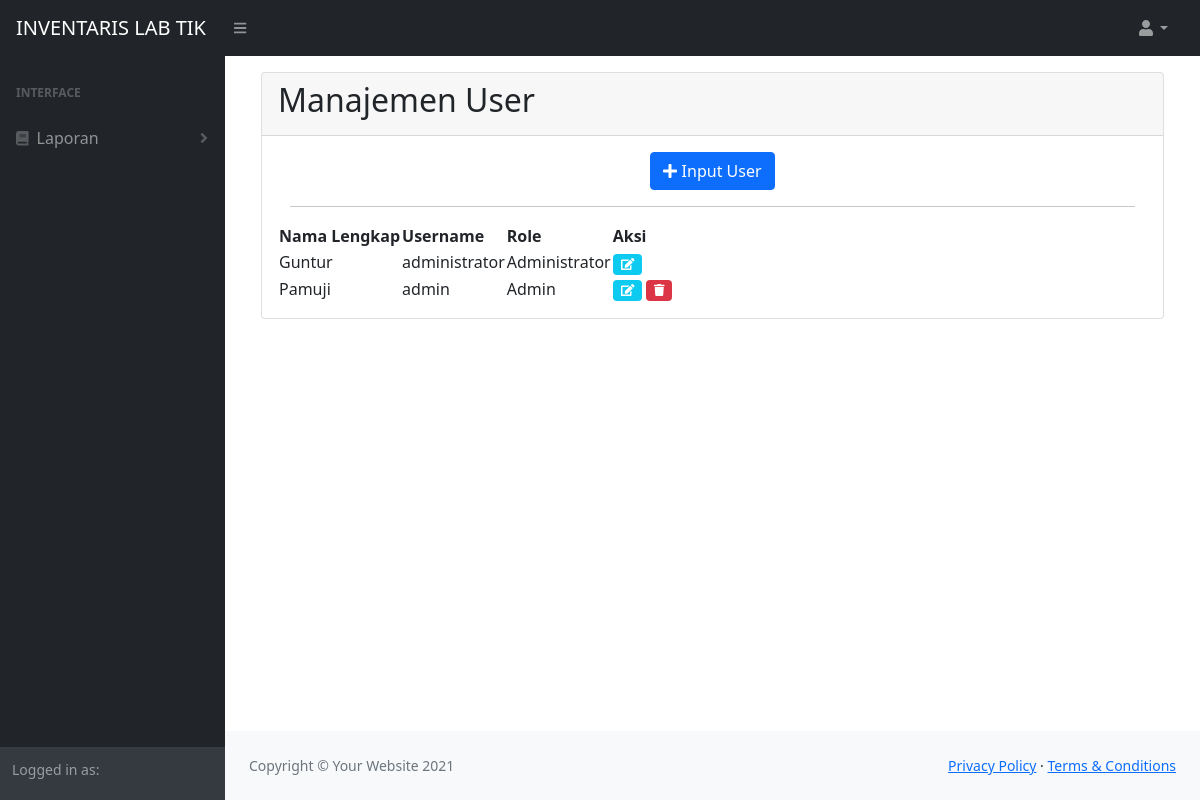
The page /index.php/user on the database as committed earlier.
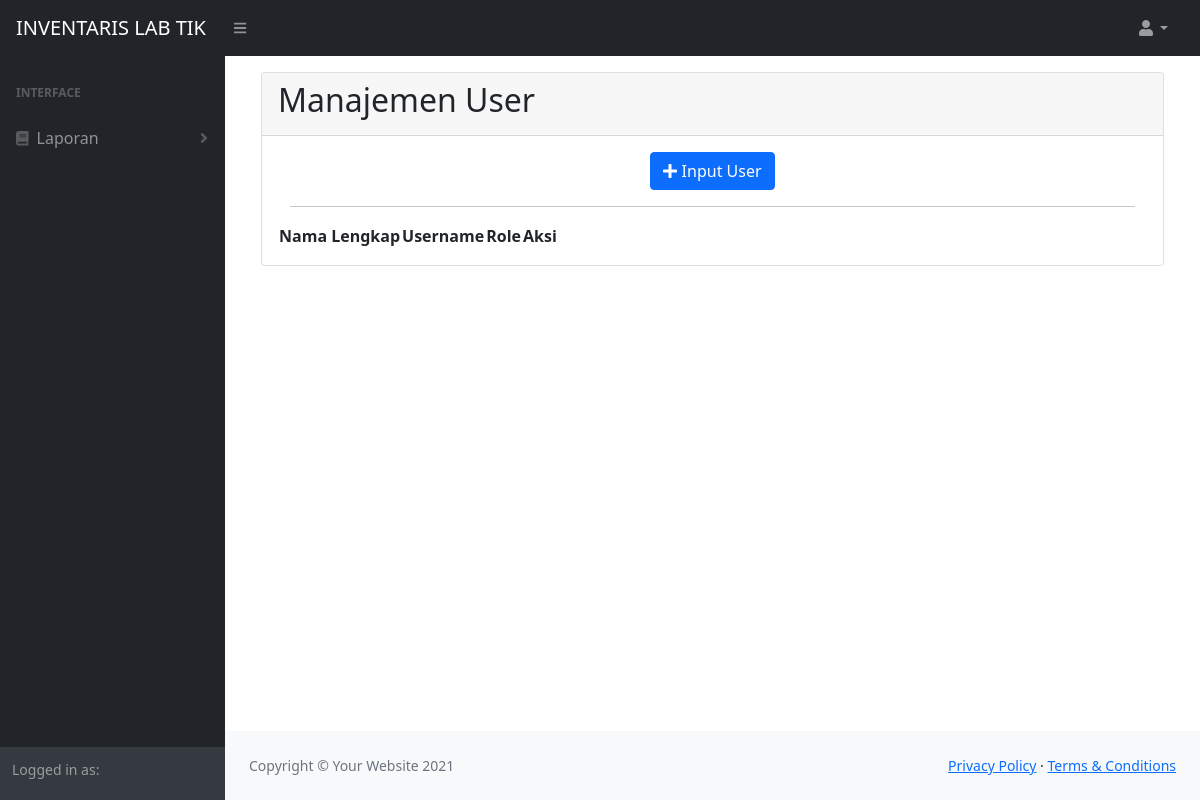
The same page on the database as committed later.
### tables this page shows
CREATE TABLE `user` (
  `id` int(11) NOT NULL,
  `role_id` int(11) NOT NULL,
  `username` varchar(255) NOT NULL,
  `password` varchar(255) NOT NULL,
  `nama_lengkap` varchar(255) NOT NULL
);

### application/controllers/User.php (called while the page is built, shortened)
<?php
class User extends CI_Controller
{
    public function __construct()
    {
        $this->load->model("User_model");
    }
    public function index()
    {
        $input = $this->input->post('id');
        if (isset($input)) {
            $data = $this->User_model->getUserbyId($input);
            echo json_encode($data);
        } else {
            $data = [
                "user" => $this->session->userdata('logged_in'),
                "title" => "Manajemen User",
                "data" => $this->User_model->getData(),
                "css" => ["https://cdn.datatables.net/1.11.3/css/jquery.dataTables.min.css"],
            ];
            $this->load->view('template/header', $data);
            $this->load->view('template/sidebar', $data);
            $this->load->view('user/index', $data);
            $this->load->view('template/footer');
        }
    }
}

### index.php (called while the page is built, shortened)
<?php
require_once BASEPATH.'core/CodeIgniter.php';

### application/models/User_model.php (called while the page is built, shortened)
<?php
class User_model extends CI_Model
{
    public function getData()
    {
        $user = $this->db->get('user')->result_array();
        for ($i = 0; $i < count($user); $i++) {
            $user[$i]['role'] = $this->_getRole($user[$i]['role_id']);
        }
        return $user;
    }
    private function _getRole($id)
    {
        $role = $this->db->get_where('user_role', ['id' => $id])->row();
        return $role->role;
    }
}

### application/views/user/index.php (the view, shortened to what this page needs)
<div class="container">
    <div class="card">
        <div class="card-header">
            <h2>Manajemen User</h2>
        </div>
        <div class="card-body">
            <div class="container">
                <div class="row">
                    <div class="col text-center">
                        <div class="btn btn-primary mx-auto" data-bs-toggle="modal" data-bs-target="#input">
                            <i title="Edit" class="fas fa-plus"></i> Input User
                        </div>
                    </div>
                </div>
                <hr>
            </div>
            <table id="tabel-user" class="display">
                <thead>
                    <tr>
                        <th>Nama Lengkap</th>
                        <th>Username</th>
                        <th>Role</th>
                        <th>Aksi</th>
                    </tr>
                </thead>
                <tbody>
                    <?php foreach ($data as $d) : ?>
                        <tr>
                            <td><?= $d['nama_lengkap']; ?></td>
                            <td><?= $d['username']; ?></td>
                            <td><?= $d['role']; ?></td>
                            <td>
                                <a href="#" data-id="<?= $d['id'] ?>" class="edit badge bg-info text-decoration-none" data-bs-toggle="modal" data-bs-target="#editModal">
                                    <i title="Edit" class="fas fa-edit"></i>
                                </a>
                                <?php if ($d['role'] != "Administrator") : ?>
                                    <a href="<?= base_url("user/delete/${d['id']}") ?>" onclick="return confirm('Yakin untuk menghapus?')" class="badge bg-danger text-decoration-none">
                                        <i title="Hapus" class="fas fa-trash"></i>
                                    </a>
                                <?php endif; ?>
                            </td>
                        </tr>
                    <?php endforeach; ?>
                </tbody>
            </table>
        </div>
    </div>
</div>

### application/views/template/header.php (shortened to what this page needs)
<!DOCTYPE html>
<html lang="en">
<head>
    <link href="https://cdn.jsdelivr.net/npm/simple-datatables@latest/dist/style.css" rel="stylesheet" />
    <link href="<?= base_url('assets/css/styles.css') ?>" rel="stylesheet" />
    <?php if (isset($css)) : ?>
        <?php foreach ($css as $c) : ?>
            <link href="<?= $c ?>" rel="stylesheet" />
        <?php endforeach; ?>
    <?php endif; ?>
</head>
<body class="sb-nav-fixed">
    <nav class="sb-topnav navbar navbar-expand navbar-dark bg-dark">
        <a class="navbar-brand ps-3" href="<?= base_url() ?>">INVENTARIS LAB TIK</a>
        <button class="btn btn-link btn-sm order-1 order-lg-0 me-4 me-lg-0" id="sidebarToggle" href="#!"><i class="fas fa-bars"></i></button>
        <ul class="navbar-nav ms-auto me-lg-4">
            <li class="nav-item dropdown">
                <a class="nav-link dropdown-toggle" id="navbarDropdown" href="#" role="button" data-bs-toggle="dropdown" aria-expanded="false"><i class="fas fa-user fa-fw"></i></a>
            </li>
        </ul>
    </nav>

### application/views/template/sidebar.php (shortened to what this page needs)
<div id="layoutSidenav">
    <div id="layoutSidenav_nav">
        <nav class="sb-sidenav accordion sb-sidenav-dark" id="sidenavAccordion">
            <div class="sb-sidenav-menu">
                <div class="nav">
                    <div class="sb-sidenav-menu-heading">Interface</div>
                    <a class="nav-link collapsed" href="#" data-bs-toggle="collapse" data-bs-target="#collapseLayouts" aria-expanded="false" aria-controls="collapseLayouts">
                        <div class="sb-nav-link-icon"><i class="fas fa-book"></i></div>
                        Laporan
                        <div class="sb-sidenav-collapse-arrow"><i class="fas fa-angle-down"></i></div>
                    </a>
                </div>
            </div>
            <div class="sb-sidenav-footer">
                <div class="small">Logged in as:</div>
            </div>
        </nav>
    </div>
    <div id="layoutSidenav_content">
        <main>
            <div class="container-fluid px-4 py-3">

### application/views/template/footer.php (shortened to what this page needs)
</div>
</main>
<footer class="py-4 bg-light mt-auto">
    <div class="container-fluid px-4">
        <div class="d-flex align-items-center justify-content-between small">
            <div class="text-muted">Copyright &copy; Your Website 2021</div>
            <div>
                <a href="#">Privacy Policy</a>
                &middot;
                <a href="#">Terms &amp; Conditions</a>
            </div>
        </div>
    </div>
</footer>
</div>
</div>
</body>
</html>

Rows that differ between the two databases and show on the page:
removed user: nama_lengkap "Guntur", username "administrator", role "Administrator"
removed user: nama_lengkap "Pamuji", username "admin", role "Admin"
